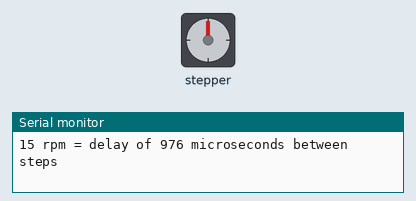
Bench run of a program on a simulated Arduino Nano, built with avr-gcc and run on an emulated ATmega328P. Shown: stepper motor, the last lines printed to the serial monitor. Stepper angles assume 4096 steps per turn.

Above: at 0.05 s.
At 2.0 s:
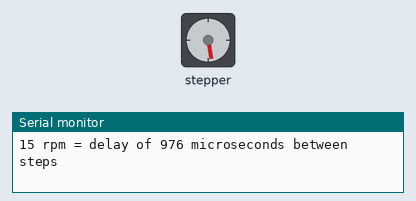
At 3.95 s:
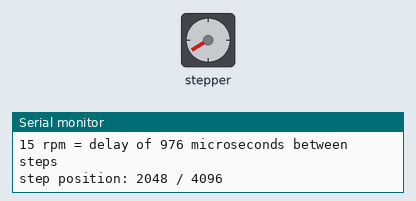
At 7.85 s:
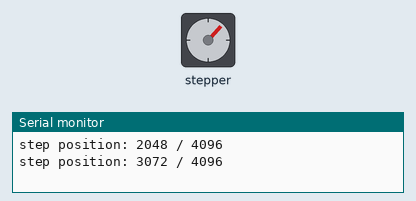
Timing chart, 0 to 11.8 s (numbered marks = the images above):
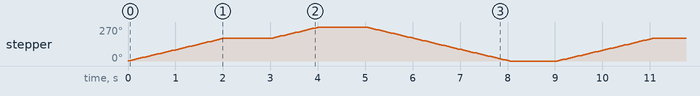

Measured:
- by itself, stepper: turns 180° clockwise in 2.0 s, then 90° clockwise in 1.0 s, then 270° counter-clockwise in 3.0 s, repeating every 9.0 s

The program:

main.cpp
```cpp
#include <CheapStepper.h>

// next, declare the stepper
// and connect pins 8,9,10,11 to IN1,IN2,IN3,IN4 on ULN2003 board

CheapStepper stepper (12,11,10,9);

 // let's create a boolean variable to save the direction of our rotation

boolean moveClockwise = true;


void setup() {

  // let's set a custom speed of 20rpm (the default is ~16.25rpm)

  stepper.setRpm(15);
  /* Note: CheapStepper library assumes you are powering your 28BYJ-48 stepper
   * using an external 5V power supply (>100mA) for RPM calculations
   * -- don't try to power the stepper directly from the Arduino
   *
   * accepted RPM range: 6RPM (may overheat) - 24RPM (may skip)
   * ideal range: 10RPM (safe, high torque) - 22RPM (fast, low torque)
   */

  // now let's set up a serial connection and print some stepper info to the console

  Serial.begin(9600); Serial.println();
  Serial.print(stepper.getRpm()); // get the RPM of the stepper
  Serial.print(" rpm = delay of ");
  Serial.print(stepper.getDelay()); // get delay between steps for set RPM
  Serial.print(" microseconds between steps");
  Serial.println();

  // stepper.setTotalSteps(4076);
  /* you can uncomment the above line if you think your motor
   * is geared 63.68395:1 (measured) rather than 64:1 (advertised)
   * which would make the total steps 4076 (rather than default 4096)
   * for more info see: http://forum.arduino.cc/index.php?topic=71964.15
   */
}

void loop() {

    // let's do a clockwise move first

    moveClockwise = true;

    // let's move the stepper clockwise to position 2048
    // which is 180 degrees, a half-turn (if using default of 4096 total steps)

    stepper.moveTo (moveClockwise, 2048);

    // now let's print the stepper position to the console

    Serial.print("step position: ");
    Serial.print(stepper.getStep()); // get the current step position
    Serial.print(" / 4096");
    Serial.println();

    // now let's wait one second

    delay(1000); // wait a sec

    // and now let's move another 90 degrees (a quarter-turn) clockwise

    stepper.moveDegrees (moveClockwise, 90);
    // stepper.moveDegreesCW (90); <--- another way to do a clockwise 90 degree turn

    // let's print the stepper position to the console again

    Serial.print("step position: ");
    Serial.print(stepper.getStep());
    Serial.print(" / 4096");
    Serial.println();

    // and wait another second

    delay(1000);

    // ok, now let's reverse directions (to counter-clockwise)

    moveClockwise = false;

    // and move back to the start position (0 degree)

    stepper.moveToDegree (moveClockwise, 0);
    // moveClockwise is now false, so move counter-clockwise back to start

    // let's print the position to the console once again

    Serial.print("step position: ");
    Serial.print(stepper.getStep());
    Serial.print(" / 4096");
    Serial.println();

    // and wait another second before starting loop() over

    delay(1000);
}
```
